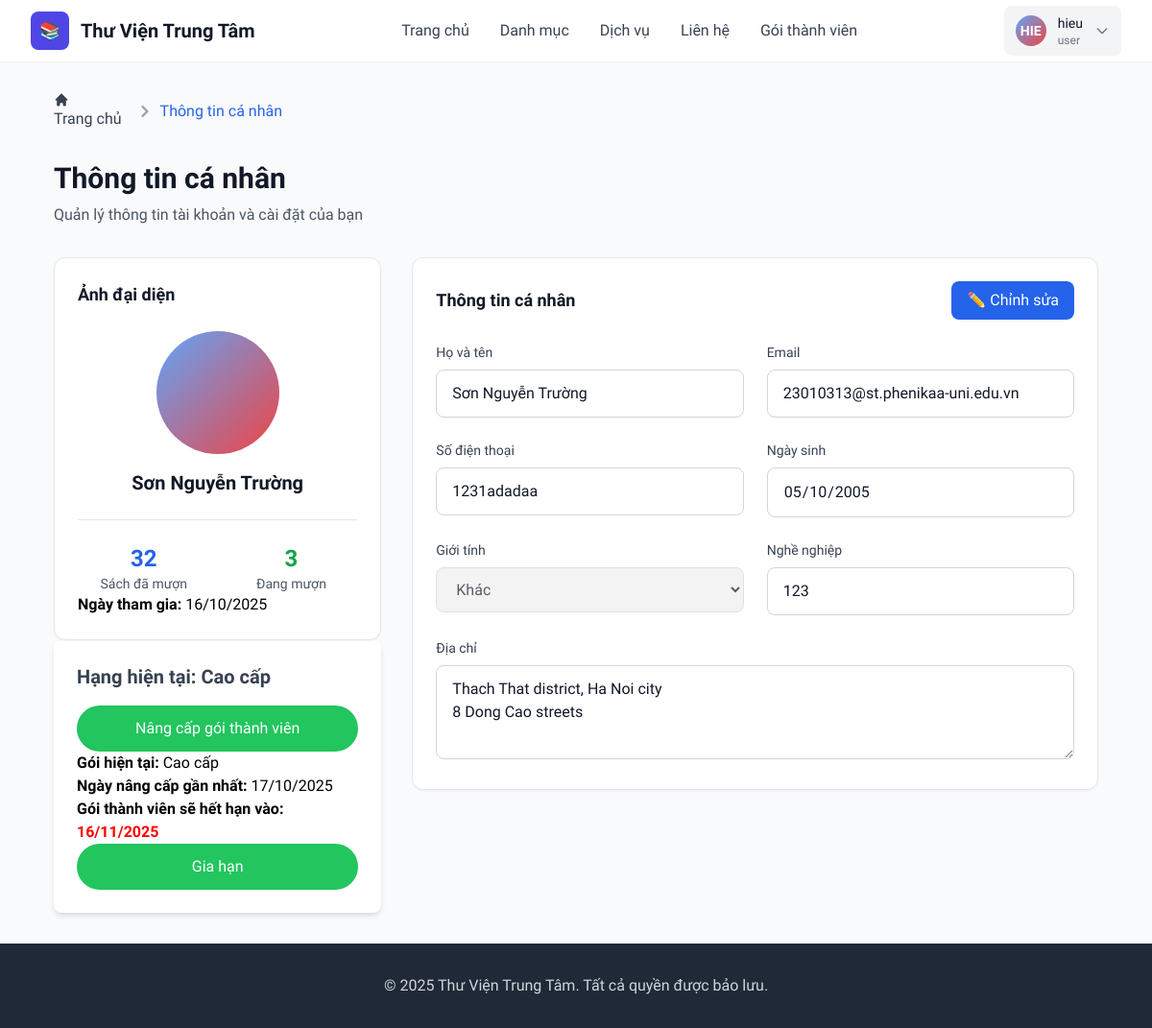
The page /account/profile/ (signed in) on the database its author committed.
### account/models.py (models this page shows, shortened)
class UserProfile(models.Model):
    user = models.OneToOneField(User, on_delete=models.CASCADE)
    name = models.CharField(max_length=100, blank=True, null=True)
    phone= models.CharField(max_length=15, blank=True)
    occupation = models.CharField(max_length=30, blank=True, null=True)
    date_of_birth = models.DateField(max_length=25, blank=True, null=True)
    address = models.TextField(max_length=100,blank=True,null=True)
    Gender_Choices = (
        ('male', 'Nam'),
        ('female', 'Nữ'),
        ('other', 'Khác')
    )
    gender = models.CharField(max_length=10,choices=Gender_Choices)
    Role_Choices = (
        ('user', 'user'),
        ('librarian', 'librarian'),
    )
    role = models.CharField(max_length=10, choices=Role_Choices, default='user')
    Membership_Choices=(
        ('basic','Cơ bản'),
        ('standard','Tiêu chuẩn'),
        ('premium','Cao cấp')
    )
    membership_level= models.CharField(max_length=15, choices=Membership_Choices, default='basic')
    membership_upgrade_date = models.DateField(blank=True, null=True, verbose_name="Ngày nâng cấp")
    membership_expiry_date = models.DateField(blank=True, null=True, verbose_name="Ngày hết hạn")

### account/views.py (the view)
# urls.py: path('profile/', views.profile, name='profile'),
@login_required
@transaction.atomic
def profile(request):
    user = request.user
    profile, created = UserProfile.objects.get_or_create(user=user)
    if request.method == "POST":
        user_form = UserForm(request.POST, instance=user)
        profile_form = ChangeUserProfileForm(request.POST, request.FILES, instance=profile)
        if user_form.is_valid() and profile_form.is_valid():
            user_form.save()
            profile_form.save()
            messages.success(request, "Cập nhật thông tin thành công!")
            return redirect("account:profile")
        else:
            messages.error(request, "Có lỗi xảy ra, vui lòng kiểm tra lại các trường thông tin.")
    else:
        user_form = UserForm(instance=user)
        profile_form = ChangeUserProfileForm(instance=profile)
    context = {
        "user_form": user_form,
        "profile_form": profile_form,
        "user": user,
    }
    return render(request, "account/profile.html", context)

### account/forms.py
class UserForm(forms.ModelForm):
    class Meta:
        model = User
        fields = ['email']
        widgets = {
            'email': forms.EmailInput(attrs={
                'class': 'profile-input w-full px-4 py-3 text-gray-900',
                'readonly': True
            }),
        }

class ChangeUserProfileForm(forms.ModelForm):
    class Meta:
        model = UserProfile
        fields = ['name', 'phone', 'date_of_birth', 'gender', 'occupation', 'address']
        widgets = {
            'name': forms.TextInput(attrs={'class': 'profile-input w-full px-4 py-3 text-gray-900'}),
            'phone': forms.TextInput(attrs={'class': 'profile-input w-full px-4 py-3 text-gray-900'}),
            'date_of_birth': forms.DateInput(attrs={'class': 'profile-input w-full px-4 py-3 text-gray-900', 'type': 'date'}),
            'gender': forms.Select(
                choices=[('male', 'Nam'), ('female', 'Nữ'), ('other', 'Khác')],
                attrs={'class': 'profile-input w-full px-4 py-3 text-gray-900',}
            ),
            'occupation': forms.TextInput(attrs={'class': 'profile-input w-full px-4 py-3 text-gray-900'}),
            'address': forms.Textarea(attrs={'class': 'profile-input w-full px-4 py-3 text-gray-900', 'rows': 3}),
        }

### account/templates/account/profile.html (shortened to what this page needs)
{% extends 'base.html' %}
{% block content %}
<body class="bg-gray-50 min-h-screen">
    <div class="max-w-6xl mx-auto px-4 sm:px-6 lg:px-8 py-8">
        <nav class="flex mb-8" aria-label="Breadcrumb">
            <ol class="inline-flex items-center space-x-1 md:space-x-3">
                <li class="inline-flex items-center">
                    <a href="{%url 'library:home' %}" class="text-gray-700 hover:text-blue-600">
                        <svg class="w-4 h-4 mr-2" fill="currentColor" viewBox="0 0 20 20">
                            <path d="M10.707 2.293a1 1 0 00-1.414 0l-7 7a1 1 0 001.414 1.414L4 10.414V17a1 1 0 001 1h2a1 1 0 001-1v-2a1 1 0 011-1h2a1 1 0 011 1v2a1 1 0 001 1h2a1 1 0 001-1v-6.586l.293.293a1 1 0 001.414-1.414l-7-7z"></path>
                        </svg>
                          Trang chủ
                    </a>
                </li>
                <li>
                    <div class="flex items-center">
                        <svg class="w-6 h-6 text-gray-400" fill="currentColor" viewBox="0 0 20 20">
                            <path fill-rule="evenodd" d="M7.293 14.707a1 1 0 010-1.414L10.586 10 7.293 6.707a1 1 0 011.414-1.414l4 4a1 1 0 010 1.414l-4 4a1 1 0 01-1.414 0z" clip-rule="evenodd"></path>
                        </svg>
                        <span class="ml-1 text-blue-600 font-medium">Thông tin cá nhân</span>
                    </div>
                </li>
            </ol>
        </nav>
        <div class="mb-8">
            <h1 class="text-3xl font-bold text-gray-900 mb-2">Thông tin cá nhân</h1>
            <p class="text-gray-600">Quản lý thông tin tài khoản và cài đặt của bạn</p>
        </div>
        <div id="profileContent" class="fade-in">
            <div class="grid grid-cols-1 lg:grid-cols-3 gap-8">
                <div class="lg:col-span-1">
                    <div class="profile-card bg-white rounded-xl shadow-sm p-6">
                        <h3 class="text-lg font-semibold text-gray-900 mb-6">Ảnh đại diện</h3>
                        <div class="text-center">
                            <div class="w-32 h-32 bg-gradient-to-br from-blue-400 to-red-500 rounded-full flex items-center justify-center mx-auto mb-4">
                            </div>
                            <h4 class="text-xl font-semibold text-gray-900 mb-2">  {{  user.userprofile.name  }}</h4>
                        </div>
                        <div class="mt-6 pt-6 border-t border-gray-200">
                            <div class="grid grid-cols-2 gap-4 text-center">
                                <div>
                                    <div class="text-2xl font-bold text-blue-600">32</div>
                                    <div class="text-sm text-gray-600">Sách đã mượn</div>
                                </div>
                                <div>
                                    <div class="text-2xl font-bold text-green-600">3</div>
                                    <div class="text-sm text-gray-600">Đang mượn</div>
                                </div>
                            </div>
                        </div>
                        <p><strong>Ngày tham gia:</strong> {{ user.date_joined|date:"d/m/Y" }}</p>
                    </div>
                    <div class="bg-white p-6 rounded-lg shadow-md max-w-sm mx-auto">
                        <h3 class="text-xl font-semibold text-gray-700 mb-4">Hạng hiện tại: {{ user.userprofile.get_membership_level_display }}</h3>
                        <a href="{% url 'library:membership' %}" class="block w-full py-3 px-6 text-center text-white bg-green-500 rounded-full hover:bg-green-600 transition-colors duration-300">
                            Nâng cấp gói thành viên
                        </a>
                    <p>
                        <strong>Gói hiện tại:</strong>
                        {{ profile_form.instance.get_membership_level_display }}
                    </p>
                    {% if profile_form.instance.membership_level != "basic" %}
                        {% if profile_form.instance.membership_upgrade_date %}
                            <p>
                                <strong>Ngày nâng cấp gần nhất:</strong>
                                {{ profile_form.instance.membership_upgrade_date|date:"d/m/Y" }}
                            </p>
                        {% endif %}
                        {% if profile_form.instance.membership_expiry_date %}
                            <p>
                                <strong>Gói thành viên sẽ hết hạn vào:</strong>
                                <strong style="color: red;">{{ profile_form.instance.membership_expiry_date|date:"d/m/Y" }}</strong>
                            </p>
                        {% endif %}
                        <a href="{% url 'library:payment' %}?level={{ profile_form.instance.membership_level }}" class="block w-full py-3 px-6 text-center text-white bg-green-500 rounded-full hover:bg-green-600 transition-colors duration-300">
                            Gia hạn
                        </a>
                    {%endif%}
                    </div>
                </div>
                <div class="lg:col-span-2">
                   <div class="profile-card bg-white rounded-xl shadow-sm p-6">
                        <div class="flex justify-between items-center mb-6">
                            <h3 class="text-lg font-semibold text-gray-900">Thông tin cá nhân</h3>
                            <button onclick="toggleEdit()" id="editBtn" class="bg-blue-600 text-white px-4 py-2 rounded-lg hover:bg-blue-700 transition-colors">
                                ✏️ Chỉnh sửa
                            </button>
                        </div>
                        <form method="POST" id="profileForm" class="space-y-6">
                            <div class="grid grid-cols-1 md:grid-cols-2 gap-6">
                                <div>
                                    <label class="block text-sm font-medium text-gray-700 mb-2">Họ và tên</label>
                                    <input type="text" name="name" value="{{ user.userprofile.name }}"
                                        class="profile-input w-full px-4 py-3 text-gray-900" readonly>
                                </div>
                                <div>
                                    <label class="block text-sm font-medium text-gray-700 mb-2">Email</label>
                                    <input type="email" name="email"id="email" value="{{user.email}}" class="profile-input w-full px-4 py-3 text-gray-900" readonly>
                                </div>
                                <div>
                                    <label class="block text-sm font-medium text-gray-700 mb-2">Số điện thoại</label>
                                    <input type="tel" name="phone" id="phone" value="{{user.userprofile.phone}}" class="profile-input w-full px-4 py-3 text-gray-900" readonly>
                                </div>
                                <div>
                                    <label class="block text-sm font-medium text-gray-700 mb-2">Ngày sinh</label>
                                    <input type="date" name="date_of_birth" id="birthDate" value="{{user.userprofile.date_of_birth|date:'Y-m-d'}}" class="profile-input w-full px-4 py-3 text-gray-900" readonly>
                                </div>
                                <div>
                                    <label class="block text-sm font-medium text-gray-700 mb-2">Giới tính</label>
                                    <select name="gender" id="gender" class="profile-input w-full px-4 py-3 text-gray-900" disabled>
                                        <option value="other" {% if user.userprofile.gender == "other" %}selected{% endif %}>Khác</option>
                                    </select>
                                </div>
                                <div>
                                    <label class="block text-sm font-medium text-gray-700 mb-2">Nghề nghiệp</label>
                                    <input type="text" name="occupation" id="occupation" value="{{user.userprofile.occupation}}" class="profile-input w-full px-4 py-3 text-gray-900" readonly>
                                </div>
                            </div>
                            <div>
                                <label class="block text-sm font-medium text-gray-700 mb-2">Địa chỉ</label>
                                <textarea id="address" name="address" rows="3" class="profile-input w-full px-4 py-3 text-gray-900" readonly>{{user.userprofile.address}}</textarea>
                            </div>
                        </form>
                    </div>
                </div>
            </div>
        </div>
</body>
</html>
{%endblock%}

### templates/base.html (shortened to what this page needs)
<!DOCTYPE html>
<html lang="vi">
<head>
    <script src="https://cdn.tailwindcss.com"></script>
</head>
<body class="bg-gray-50">
    <header class="bg-white shadow-sm sticky top-0 z-50">
        <div class="max-w-7xl mx-auto px-4 sm:px-6 lg:px-8">
            <div class="flex justify-between items-center h-16">
                <div class="flex items-center space-x-3">
                    <div class="w-10 h-10 bg-indigo-600 rounded-lg flex items-center justify-center">
                        <span class="text-white font-bold text-lg">📚</span>
                    </div>
                    <h1 class="text-xl font-bold text-gray-900">Thư Viện Trung Tâm</h1>
                </div>
                <nav class="hidden md:flex space-x-8">
                    <a href="{% url 'library:home' %}" class="text-gray-700 hover:text-indigo-600 font-medium">Trang chủ</a>
                    <a href="{% url 'library:catalog' %}" class="text-gray-700 hover:text-indigo-600 font-medium">Danh mục</a>
                    <a href="{% url 'library:services' %}" class="text-gray-700 hover:text-indigo-600 font-medium">Dịch vụ</a>
                    <a href="{% url 'library:contact' %}" class="text-gray-700 hover:text-indigo-600 font-medium">Liên hệ</a>
                    <a href="{% url 'library:membership' %}" class="text-gray-700 hover:text-indigo-600 font-medium">Gói thành viên</a>
                </nav>
                <div class="flex items-center space-x-4">
                    {% if user.is_authenticated and user.userprofile.role == "user" %}
                    <div class="relative inline-block">
                    <button onclick="toggleUserMenu()" id="userMenuButton"class="flex items-center space-x-3 bg-gray-100 hover:bg-gray-200 rounded-lg px-3 py-2 transition-colors">
                        <div class="w-8 h-8 bg-gradient-to-br from-blue-400 to-red-500 rounded-full flex items-center justify-center">
                            <span class="text-white text-sm font-bold">{{ user.username|slice:":3"|upper }}</span>
                        </div>
                        <div class="hidden md:block text-left">
                            <div class="text-sm font-medium text-gray-900">{{ user.get_full_name|default:user.username }}</div>
                            <div class="text-xs text-gray-500">{{user.userprofile.role}}</div>
                        </div>
                        <svg class="w-4 h-4 text-gray-500" fill="none" stroke="currentColor" viewBox="0 0 24 24">
                            <path stroke-linecap="round" stroke-linejoin="round" stroke-width="2"d="M19 9l-7 7-7-7"></path>
                        </svg>
                    </button>
</div>
                    {% endif %}
                </div>
            </div>
        </div>
    </header>
    <main >
        {% block content %}
        {% endblock %}
    <footer class="bg-gray-800 text-gray-300 py-8">
        <div class="max-w-7xl mx-auto px-4 sm:px-6 lg:px-8 text-center">
            <p>&copy; 2025 Thư Viện Trung Tâm. Tất cả quyền được bảo lưu.</p>
        </div>
    </footer>
</html>

### rows shown on the page
UserProfile: instance.membership_level "Cao cấp", instance.membership_upgrade_date "17/10/2025", instance.membership_expiry_date "16/11/2025"

### other values the page prints
{{ user.username|slice:":3"|upper }} "HIE"
{{ user.get_full_name|default:user.username }} "hieu"
{{ user.userprofile.role }} "user"
{{ user.userprofile.name }} "Sơn Nguyễn Trường"
{{ user.date_joined|date:"d/m/Y" }} "16/10/2025"
{{ user.userprofile.get_membership_level_display }} "Cao cấp"
